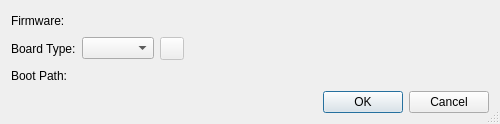
<?xml version="1.0" encoding="UTF-8"?>
<ui version="4.0">
 <class>CircuitPythonFirmwareSelectionDialog</class>
 <widget class="QDialog" name="CircuitPythonFirmwareSelectionDialog">
  <property name="geometry">
   <rect>
    <x>0</x>
    <y>0</y>
    <width>500</width>
    <height>124</height>
   </rect>
  </property>
  <property name="windowTitle">
   <string>Flash CircuitPython Firmware</string>
  </property>
  <property name="sizeGripEnabled">
   <bool>true</bool>
  </property>
  <layout class="QGridLayout" name="gridLayout">
   <item row="1" column="1">
    <widget class="QComboBox" name="boardComboBox">
     <property name="toolTip">
      <string>Select the board type or 'Manual'</string>
     </property>
     <property name="sizeAdjustPolicy">
      <enum>QComboBox::AdjustToContents</enum>
     </property>
    </widget>
   </item>
   <item row="0" column="1" colspan="3">
    <widget class="E5PathPicker" name="firmwarePicker" native="true">
     <property name="focusPolicy">
      <enum>Qt::WheelFocus</enum>
     </property>
     <property name="toolTip">
      <string>Enter the path of the CircuitPython firmware file</string>
     </property>
    </widget>
   </item>
   <item row="1" column="3">
    <spacer name="horizontalSpacer">
     <property name="orientation">
      <enum>Qt::Horizontal</enum>
     </property>
     <property name="sizeHint" stdset="0">
      <size>
       <width>339</width>
       <height>20</height>
      </size>
     </property>
    </spacer>
   </item>
   <item row="0" column="0">
    <widget class="QLabel" name="label_3">
     <property name="text">
      <string>Firmware:</string>
     </property>
    </widget>
   </item>
   <item row="2" column="0">
    <widget class="QLabel" name="label_2">
     <property name="text">
      <string>Boot Path:</string>
     </property>
    </widget>
   </item>
   <item row="1" column="0">
    <widget class="QLabel" name="label">
     <property name="text">
      <string>Board Type:</string>
     </property>
    </widget>
   </item>
   <item row="2" column="1" colspan="3">
    <widget class="E5PathPicker" name="bootPicker" native="true">
     <property name="focusPolicy">
      <enum>Qt::WheelFocus</enum>
     </property>
     <property name="toolTip">
      <string>Enter the path to the device in bootloader mode</string>
     </property>
    </widget>
   </item>
   <item row="3" column="0" colspan="4">
    <widget class="QDialogButtonBox" name="buttonBox">
     <property name="orientation">
      <enum>Qt::Horizontal</enum>
     </property>
     <property name="standardButtons">
      <set>QDialogButtonBox::Cancel|QDialogButtonBox::Ok</set>
     </property>
    </widget>
   </item>
   <item row="1" column="2">
    <widget class="QToolButton" name="retestButton">
     <property name="enabled">
      <bool>false</bool>
     </property>
     <property name="toolTip">
      <string>Press to search the selected volume</string>
     </property>
    </widget>
   </item>
  </layout>
 </widget>
 <customwidgets>
  <customwidget>
   <class>E5PathPicker</class>
   <extends>QWidget</extends>
   <header>E5Gui/E5PathPicker.h</header>
   <container>1</container>
  </customwidget>
 </customwidgets>
 <tabstops>
  <tabstop>firmwarePicker</tabstop>
  <tabstop>boardComboBox</tabstop>
  <tabstop>retestButton</tabstop>
  <tabstop>bootPicker</tabstop>
 </tabstops>
 <resources/>
 <connections>
  <connection>
   <sender>buttonBox</sender>
   <signal>accepted()</signal>
   <receiver>CircuitPythonFirmwareSelectionDialog</receiver>
   <slot>accept()</slot>
   <hints>
    <hint type="sourcelabel">
     <x>248</x>
     <y>254</y>
    </hint>
    <hint type="destinationlabel">
     <x>157</x>
     <y>274</y>
    </hint>
   </hints>
  </connection>
  <connection>
   <sender>buttonBox</sender>
   <signal>rejected()</signal>
   <receiver>CircuitPythonFirmwareSelectionDialog</receiver>
   <slot>reject()</slot>
   <hints>
    <hint type="sourcelabel">
     <x>316</x>
     <y>260</y>
    </hint>
    <hint type="destinationlabel">
     <x>286</x>
     <y>274</y>
    </hint>
   </hints>
  </connection>
 </connections>
</ui>
